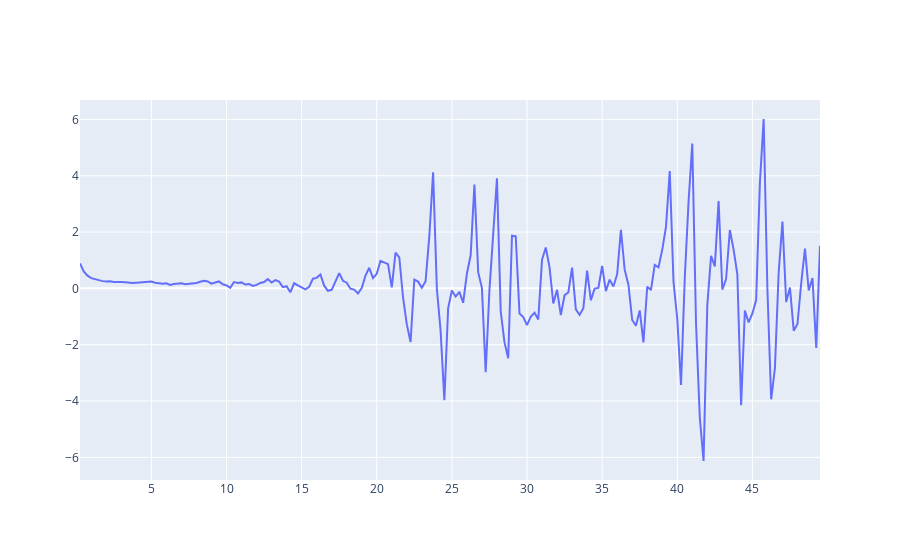

The notebook cell this image was saved under:
### Code cell
from plotly import graph_objects as go
fig = go.Figure()
fig.add_trace(
    go.Scatter(
        x = t_list[1:],
        y = moving_average(y_, 3),
#         y = np.log(np.abs(corr_q))[l],
#         error_y=dict(
#             type='data', # value of error bar given in data coordinates
#             array=np.abs(std_q[l]),
#             visible=True)
    )
    
)

# fig.add_trace(
#     go.Scatter(
#         x = t_list,
#         y = (a * t_list + b),
#     )
# )
fig.show()

### Figure 1 — Plotly figure (JSON) as saved in the notebook; plotly's stock layout.template omitted (floating-point values rounded to 4 significant figures; data arrays with more than 128 entries replaced by an {"elided": "..."} marker saying what was removed)
{"data": [{"type": "scatter", "x": {"elided": "200 float values"}, "y": {"elided": "198 float values"}}], "layout": {}}
